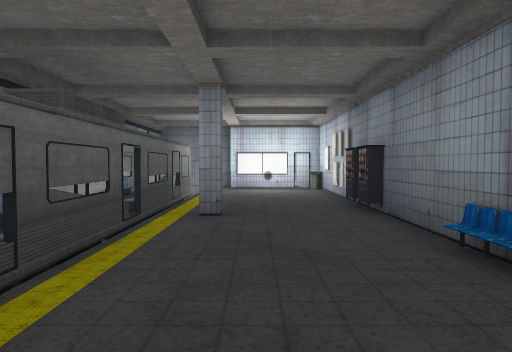
view 1 (above)

13 first-person views from a walk through a Unity game level. The camera is 1.3 m above the floor, tilts 2° down and sees 70° across. The floor is counted in squares, 1.8 m on a side. Each view is taken from the middle of a square. On the plan, view 1 faces up. The plan holds only what a view shows up to about 11 squares ahead; the rest is blank. The player is left out. Door leaves are left out, so doorways stand open.

view 2
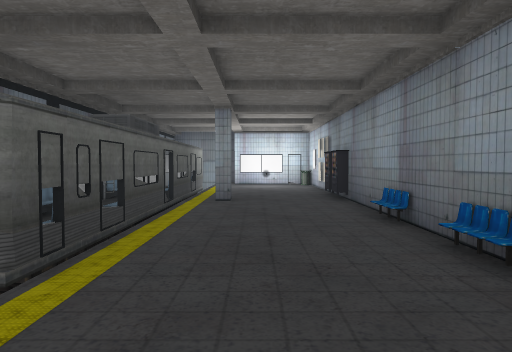

view 3
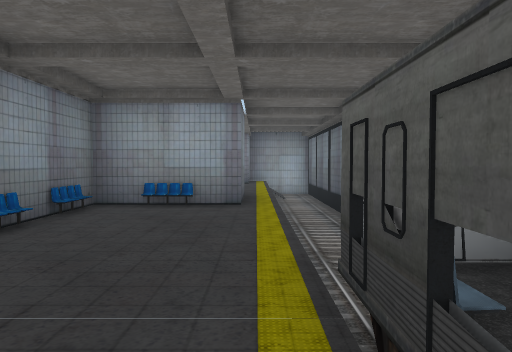

view 4
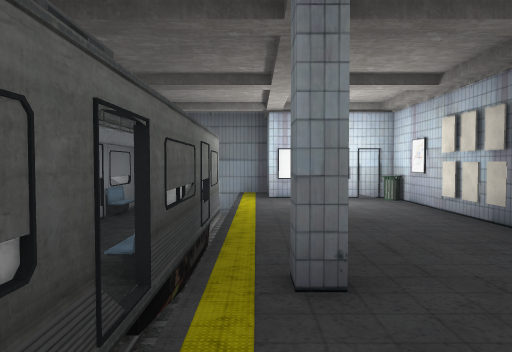

view 5
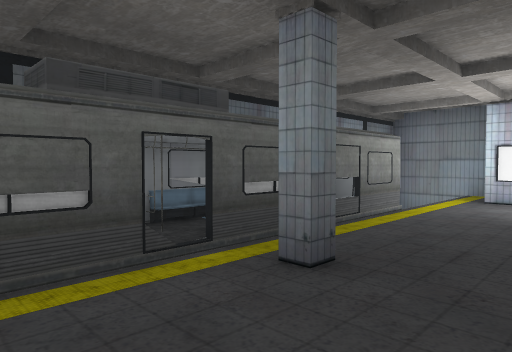

view 6
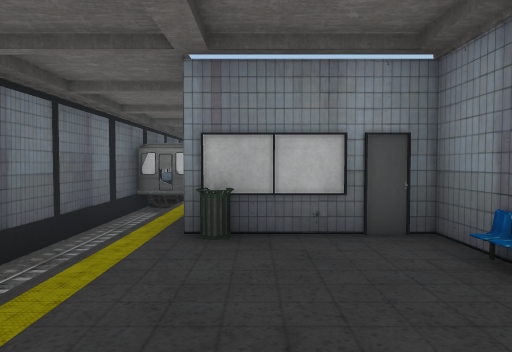

view 7
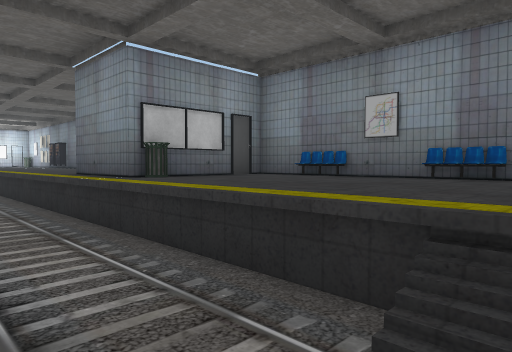

view 8
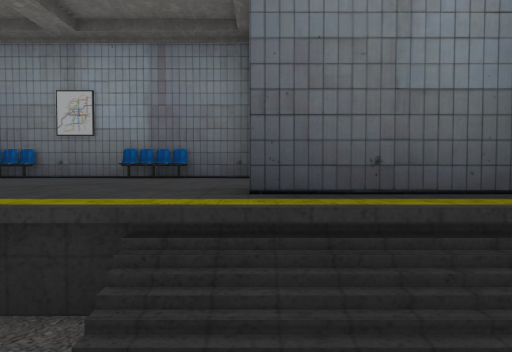

view 9
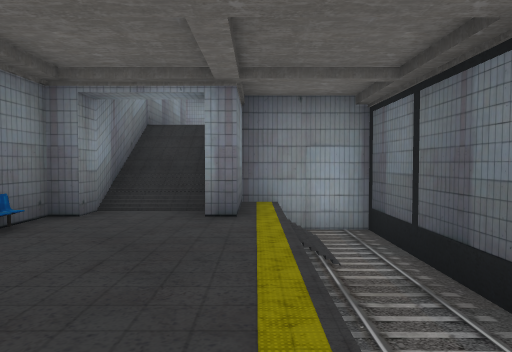

view 10
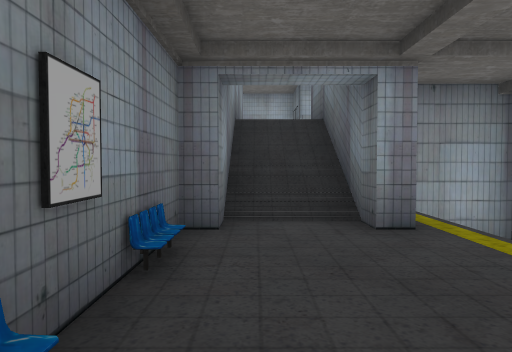

view 11
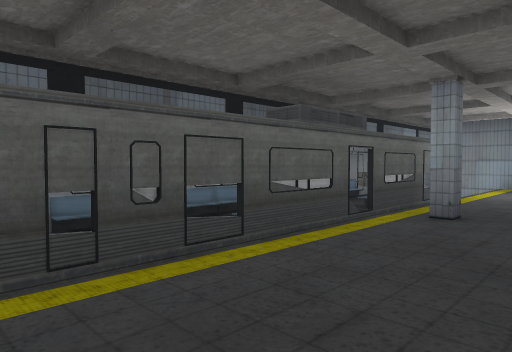

view 12
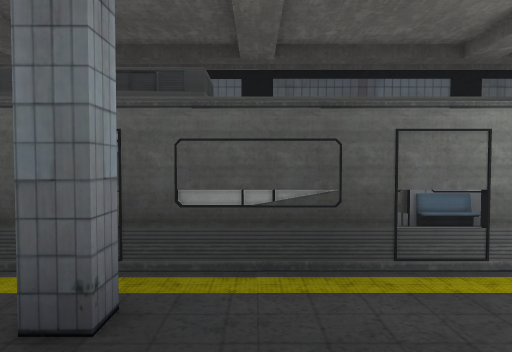

view 13
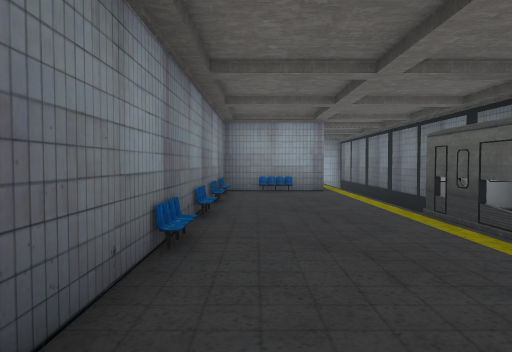

### Floor plan
Key: @ floor where view 1 was taken; # wall or solid block; . main floor; - floor 1 m lower than the main floor; / step, stairs or slope; D open door; v drop or lower ground; O other object.
Columns run from 4 left of view 1 to 2 right of it. Each row starts with its distance up from view 1.
 12  ####
 11  vv.###
 10  vv...#
  9  #D...#
  8  #D...#
  7  #O...#
  6  ##...#
  5  #OO..#
  4  ##...#
  3  ##...#
  2  #D...#
  1  #D...#
  0  -D.@.O
 -1  --...#
 -2  --...#
 -3  --..O#
 -4  --.###
 -5  --.###
 -6  --...O
 -7  --...#
 -8  --...O
 -9  --...#
-10 #-/.#.#
-11 #-/.#/#
-12 #####/#
-13    #//#
-14    #  #
-15       #
-16       #
-17       #

Positions as (right, up) in squares from view 1, and headings:
1: (0, 0), facing up
2: (0, -2), facing up
3: (-1, 3), facing down
4: (-1, 3), facing up
5: (1, 3), facing up-left
6: (0, -9), facing up
7: (-3, -10), facing up-right
8: (-3, -10), facing right
9: (-1, -5), facing down
10: (1, -6), facing down
11: (1, 0), facing up-left
12: (1, 6), facing left
13: (1, 6), facing down
